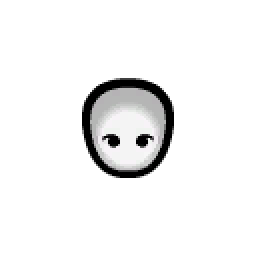
#> input picture JujutsuFundamentals/tools/gojo/pawnparts/Male_Average_Normal_south.png, 128 x 128 px, given in place of Female_Average_Normal_south.png, which was not available (shown 2 times larger)
$ python art_maki_glasses.py
#> lines starting #> are read from the running program, lines starting #| are printed output that depends on the picture; after the words box and inside, x2 and y2 are one past the last pixel; in counts of white or black regions, pixels touching at a corner belong together
"""Maki's glasses (her call 2026-11-11: non-awakened Maki wears glasses). Canon: the cursed-spirit-seeing glasses she
needs before her Heavenly Restriction is complete; in her second year (the main story) they are square, under-rim
glasses (frame along the bottom of the lenses only), clear lenses. Drawn on the same measured head as Gojo's
sunglasses (vanilla Male_Average_Normal: eyes x 51-59 and 68-76, y 67-72 facing south; x 74-81 facing east).
Nothing shows from behind but the arms over the ears.

  python tools/art_maki_glasses.py [PREVIEW.png]
"""
import sys
from pathlib import Path
from PIL import Image, ImageDraw

MOD = Path(__file__).resolve().parents[1]
HEADS = MOD / "tools/gojo/pawnparts"
K = 8
N = 128 * K
FRAME = (18, 18, 22, 255)
LENS = (205, 225, 240, 60)        # clear glass, a faint tint
TOP = (18, 18, 22, 150)            # under-rim: only a faint line where the lens edge catches the light
GLINT = (235, 245, 255, 170)


def box(dr, x0, y0, x1, y1, fill):
    dr.rectangle((x0 * K, y0 * K, x1 * K, y1 * K), fill=fill)


def lens(dr, x0, x1, y0=65.8, y1=72.8):
    box(dr, x0, y0, x1, y1, LENS)
    box(dr, x0, y0, x1, y0 + 0.7, TOP)                       # faint top edge
    box(dr, x0 - 0.4, y1 - 2.2, x0 + 0.8, y1, FRAME)         # the frame curls up a little at the sides
    box(dr, x1 - 0.8, y1 - 2.2, x1 + 0.4, y1, FRAME)
    box(dr, x0 - 0.4, y1 - 0.5, x1 + 0.4, y1 + 1.5, FRAME)   # the under-rim
    box(dr, x0 + 1.0, y0 + 1.0, x0 + 2.2, y0 + 2.0, GLINT)


def line(dr, pts, w, fill=FRAME):
    dr.line([(x * K, y * K) for x, y in pts], fill=fill, width=int(w * K))


def draw(d):
#> called with d = 'south'
    img = Image.new("RGBA", (N, N), (0, 0, 0, 0))
#> img: PIL image 1024x1024 RGBA; every value is 0
    dr = ImageDraw.Draw(img)
    if d == "south":
        line(dr, [(41, 67.5), (50, 67.2)], 1.4)          # arms to the ears
        line(dr, [(78, 67.2), (87, 67.5)], 1.4)
        line(dr, [(59.6, 67.6), (68.4, 67.6)], 1.2)      # the bridge
        lens(dr, 50.2, 59.6)
        lens(dr, 68.4, 77.8)
    elif d == "east":
        line(dr, [(56, 67.2), (75, 67.4)], 1.4)          # the arm back to the ear
        lens(dr, 75.5, 81.5)
    else:
        line(dr, [(40.5, 65.5), (40.5, 69.5)], 1.6)      # just the arms over the ears
        line(dr, [(87.5, 65.5), (87.5, 69.5)], 1.6)
    return img.resize((128, 128), Image.LANCZOS)
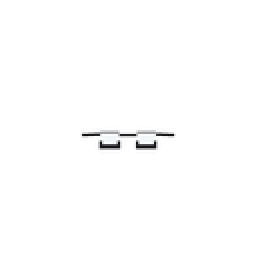
#> returned value: PIL image 128x128 RGBA (shown 2 times larger); mean R, G, B, A 1.4, 1.5, 1.6, 1.9; transparent parts drawn white


# Maki's own head and body (her look fixes 2026-11-12): Looks sets her head to Female_AverageNormal, and the art is
# clipped to that head's (and the female body's) outline, a little inside it, so nothing pokes out past her face.
# Vanilla textures decoded from Assets.zip into ~/.local/share/rimworld-tools/heads (not shipped).
PARTS = Path.home() / ".local/share/rimworld-tools/heads"


def clip(img, part, shrink):
#> called with part = 'Female_Average_Normal_south', shrink = 2
    from PIL import ImageChops, ImageFilter
    m = Image.open(PARTS / f"{part}.png").getchannel("A").point(lambda v: 255 if v > 100 else 0)
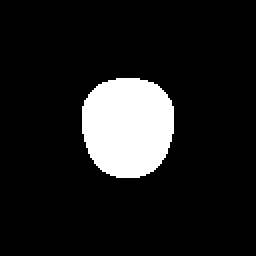
#> m: PIL image 128x128 L (shown 2 times larger); 11.6% white; 1 white region, box (x1, y1, x2, y2) and area: (41, 39, 87, 89) 1896
    if m.size != img.size:
        m = m.resize(img.size, Image.NEAREST)
    if shrink:
        m = m.filter(ImageFilter.MinFilter(2 * shrink * (img.width // 128) + 1))
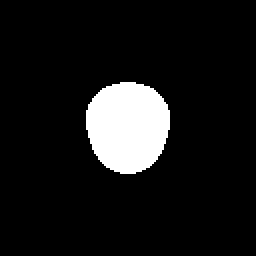
#> m: PIL image 128x128 L (shown 2 times larger); 9.3% white; 1 white region, box (x1, y1, x2, y2) and area: (43, 41, 85, 87) 1528
    img.putalpha(ImageChops.multiply(img.getchannel("A"), m))
#> img: PIL image 128x128 RGBA
    return img


def main():
    out = MOD / "Textures/Things/Pawn/Humanlike/Apparel/JJK_MakiGlasses"
    out.mkdir(parents=True, exist_ok=True)
    made = {}
    for d in ("south", "east", "north"):
        made[d] = clip(draw(d), f"Female_Average_Normal_{d}", 2)
        made[d].save(out / f"JJK_MakiGlasses_{d}.png")
    item = MOD / "Textures/Things/Item/Apparel/JJK_MakiGlasses"
    item.mkdir(parents=True, exist_ok=True)
    icon = Image.new("RGBA", (128, 128), (0, 0, 0, 0))
    icon.alpha_composite(made["south"].crop((38, 60, 90, 76)).resize((116, 36), Image.LANCZOS), (6, 46))
    icon.save(item / "JJK_MakiGlasses.png")
    if len(sys.argv) > 1:
        sheet = Image.new("RGBA", (128 * 2, 128), (120, 120, 120, 255))
        head = Image.open(HEADS / "Male_Average_Normal_south.png").convert("RGBA")
        r, g, b, a = head.split()
        skin = Image.merge("RGBA", [x.point(lambda v, k=k: v * k // 255) for x, k in zip((r, g, b), (240, 212, 186))] + [a])
        sheet.alpha_composite(Image.alpha_composite(skin, made["south"]), (0, 0))
        sheet.alpha_composite(icon, (128, 0))
        sheet.resize((128 * 2 * 4, 128 * 4), Image.NEAREST).save(sys.argv[1])


#> (the run stopped early here; a loop or call above may not have finished)
